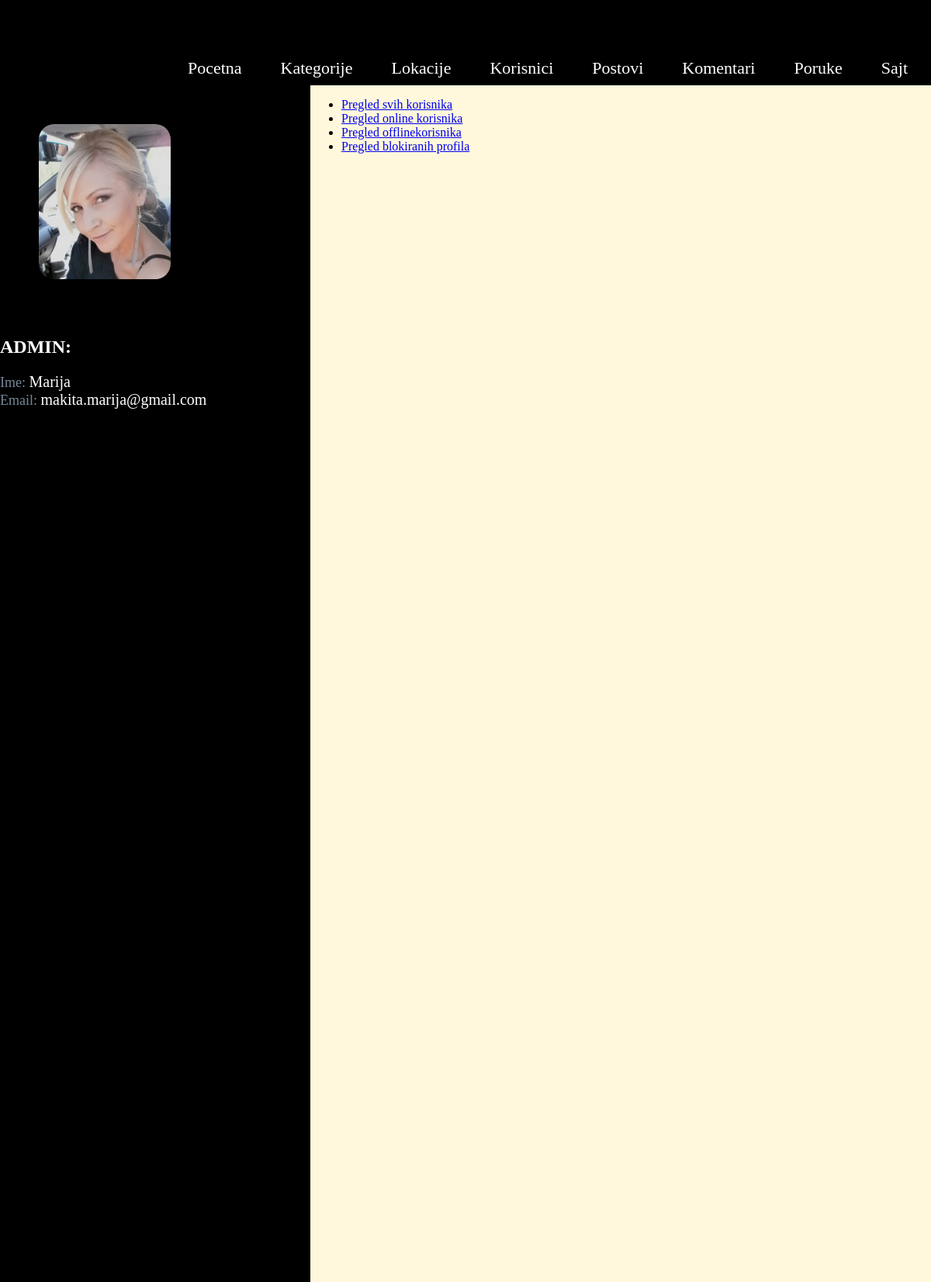
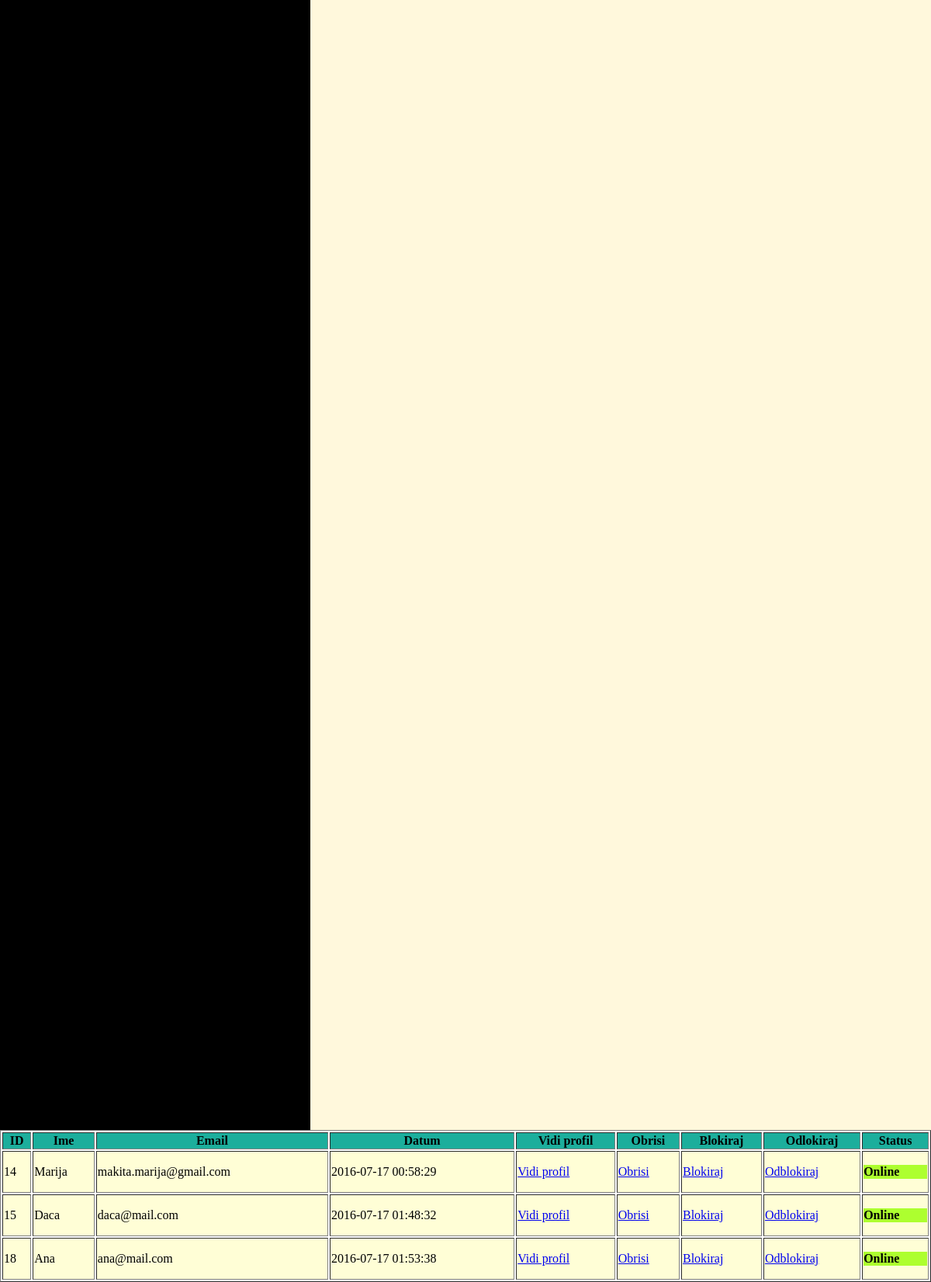
Page /admin/home.php?page=onlineusers (signed in) on the committed database (2 pictures, top to bottom).
### tables this page shows
CREATE TABLE `user` (
  `id` int(11) NOT NULL,
  `name` varchar(255) NOT NULL,
  `email` varchar(255) NOT NULL,
  `password` varchar(255) NOT NULL,
  `date` timestamp NOT NULL DEFAULT CURRENT_TIMESTAMP,
  `admin` tinyint(4) NOT NULL DEFAULT '0',
  `status` tinyint(4) NOT NULL DEFAULT '0',
  `is_logged` tinyint(4) NOT NULL DEFAULT '0',
  `superadmin` tinyint(4) NOT NULL DEFAULT '0',
  `is_deleted` tinyint(4) NOT NULL DEFAULT '0',
  `is_blocked` tinyint(4) NOT NULL DEFAULT '0',
  `image` varchar(255) NOT NULL
);

### models/Connect.php (called while the page is built, shortened)
<?php
class Connect{
    private static $_instance = null;
    public static function getInstance(){
        if(is_null(self::$_instance)){
            self::$_instance = new PDO("mysql:host=127.0.0.1;dbname=openserbia", "root", "");
        }
        return self::$_instance;
    }
}

### models/Model.php (called while the page is built, shortened)
<?php
abstract class Model
{
    public function __construct()
    {
        $this->db = Connect::getInstance();
    }
}

### models/User.php (called while the page is built, shortened)
<?php
class User extends Model
{
    public function getUserById($id){
        $query = $this->db->prepare('SELECT * FROM user WHERE id=?;');
        if( $query && $query->execute([$id]) ) {
            $result = $query->fetch(PDO::FETCH_ASSOC);
            return $result;
        }
        return null;
    }
}

### admin/controllers/onlineusers.php (called while the page is built)
<?php
$users= new Admin();
$user=$users->getOnlineUsers();
include __DIR__ . '../../views/onlineusers.php';

### admin/models/Admin.php (called while the page is built, shortened)
<?php
class Admin extends Model
{
    public function getOnlineUsers()
    {
        $query = $this->db->prepare('SELECT * FROM user WHERE is_logged=1');
        if($query && $query->execute()){
            return $query->fetchAll(PDO::FETCH_ASSOC);
        }
        return null;
    }
}

### admin/views/onlineusers.php (the view)
<div class="admin_subnav">
    <ul>
        <li><a href="home.php?page=users">Pregled svih korisnika</a> </li>
        <li><a href="home.php?page=onlineusers">Pregled online korisnika</a> </li>
        <li><a href="home.php?page=offlineusers">Pregled offlinekorisnika</a> </li>
        <li><a href="home.php?page=blockedusers">Pregled blokiranih profila</a> </li>
    </ul>
</div>
<table border="1">
    <thead>
    <tr>
        <th>ID</th>
        <th>Ime</th>
        <th>Email</th>
        <th>Datum</th>
        <th>Vidi profil</th>
        <th>Obrisi</th>
        <th>Blokiraj</th>
        <th>Odlokiraj</th>
        <th>Status</th>
    </tr>
    </thead>
    <tbody>
    <?php foreach($user as $r){ ?>
        <tr>
            <td><?php echo $r['id'] ?></td>
            <td><?php echo $r['name'] ?></td>
            <td><?php echo $r['email'] ?></td>
            <td><?php echo $r['date'] ?></td>
            <td><a href="?page=profile&user_id=<?php echo $r['id']?>">Vidi profil</a></td>
            <td><a href="?page=delete&action=delete_user&user_id=<?php echo $r['id']?>" " >Obrisi</a></td>
            <td><a class='block ' href="?page=delete&action=block_user&user_id=<?php echo $r['id']?>" data-user-id="<?php echo $r['id']?> ">Blokiraj</a></td>
            <td><a  class='unblock' href="?page=delete&action=unblock_user&user_id=<?php echo $r['id']?>">Odblokiraj</a></td>
            <td>
                <?php
                if($r['is_blocked'] == 1){
                    echo "<p class='blocked'>Blokiran</p>";
                }elseif($r['is_logged'] == 1){
                    echo "<p class='online'>Online</p>";
                }elseif($r['is_logged'] == 0){
                    echo "<p class='offline'>Offline</p>";
                }
                ?>
            </td>
        </tr>
    <?php } ?>
    </tbody>
</table>

### admin/home.php (shortened to what this page needs)
<!DOCTYPE html>
<html>
<head>
    <link rel="stylesheet" type="text/css" href="../style.css">
</head>
<body>
<div id="wrapper">
<?php
    if($_SESSION['admin'] == 1) {
        $users = new User();
        $a = $users->getUserById($_SESSION['id']);
        ?>
        <div id="admin_header">
            <div class="nav" id="admin_nav">
                <ul>
                    <li><a href="home.php?page=home">Pocetna</a></li>
                    <li><a href="home.php?page=categories">Kategorije</a></li>
                    <li><a href="home.php?page=locations">Lokacije</a></li>
                    <li><a href="home.php?page=users">Korisnici</a></li>
                    <li><a href="home.php?page=posts">Postovi</a></li>
                    <li><a href="home.php?page=comments">Komentari</a></li>
                    <li><a href="home.php?page=inbox">Poruke</a></li>
                    <li><a href="../index.php">Sajt</a></li>
                </ul>
            </div>
        </div>
        <div class="content_admin">
            <div class="sidebar">
                <div class="nav">
                    <?php
                    echo "<img class='prof' src='../images/" . $a['image'] . "'><br>";
                    echo "<h2 class='admin'>ADMIN:</h2>";
                    echo "<span class='font'>Ime: </span><span class='admin_text'>" . $a['name'] . "</span><br>";
                    echo "<span class='font'>Email: </span><span class='admin_text'>" . $a['email'] . "</span><br>";
                    ?>
                </div>
            </div>
            <div class="main">
                <?php require_once __DIR__ . '/controllers/' . $_GET['page'] . '.php'; ?>
            </div>
        </div>
        <?php
    }else{
        echo "<p class='err_admin'>Ne mozete pristupiti stranici  ukoliko niste admin.</p>";
    }
?>
</div>
</body>
</html>

### style.css (style rules this page uses)
body { margin:0; padding: 0; font-family: Tahoma; }
table { width: 1200px; }
thead { background-color: rgb(28, 174, 156); }
td { height: 40px; background-color: rgb(255, 254, 214); }
#wrapper { clear: both; margin: 0 auto; }
.nav { float: left; }
.nav ul { margin: 0; padding-top: 200px; list-style: none; }
.nav ul li { float: left; position: relative; background-color: rgba(0, 0, 0, 0.7); border-radius: 15px 15px 0 0 ; margin-right: 10px; }
.nav ul li a { display: block; text-decoration: none; padding: 15px 20px; height: 18px; font-size: 22px; }
.nav ul li a:link, .nav ul li a:visited { color: #fff; }
#admin_header { height: 100px; color: black; }
#admin_nav { height: 100px; }
#admin_nav ul { padding-top: 60px; }
img.prof { margin: 50px; width:170px; height:200px; border-radius: 20px; }
.font { font-size: 18px; color: lightslategray; }
.content_admin { width: 100%; height: auto; }
.sidebar { width: 400px; float: left; background-color: black; height: 3000px; }
.main { background-color: cornsilk; height: 3000px; }
#admin_nav { background-color: black; float: right; }
#admin_header { background-color: black; height: 110px; }
.admin_text { color: white; font-size: 20px; }
h2.admin { color:white; }
.admin_subnav { overflow: hidden; }
.online { color: black; background-color: greenyellow; font-weight: bold; }

### rows in the picture
user: image (picture), name "Marija", email "makita.marija@gmail.com", id "14", date "2016-07-17 00:58:29", is_blocked "Online"
user: id "15", name "Daca", email "daca@mail.com", date "2016-07-17 01:48:32", is_blocked "Online"
user: id "18", name "Ana", email "ana@mail.com", date "2016-07-17 01:53:38", is_blocked "Online"
